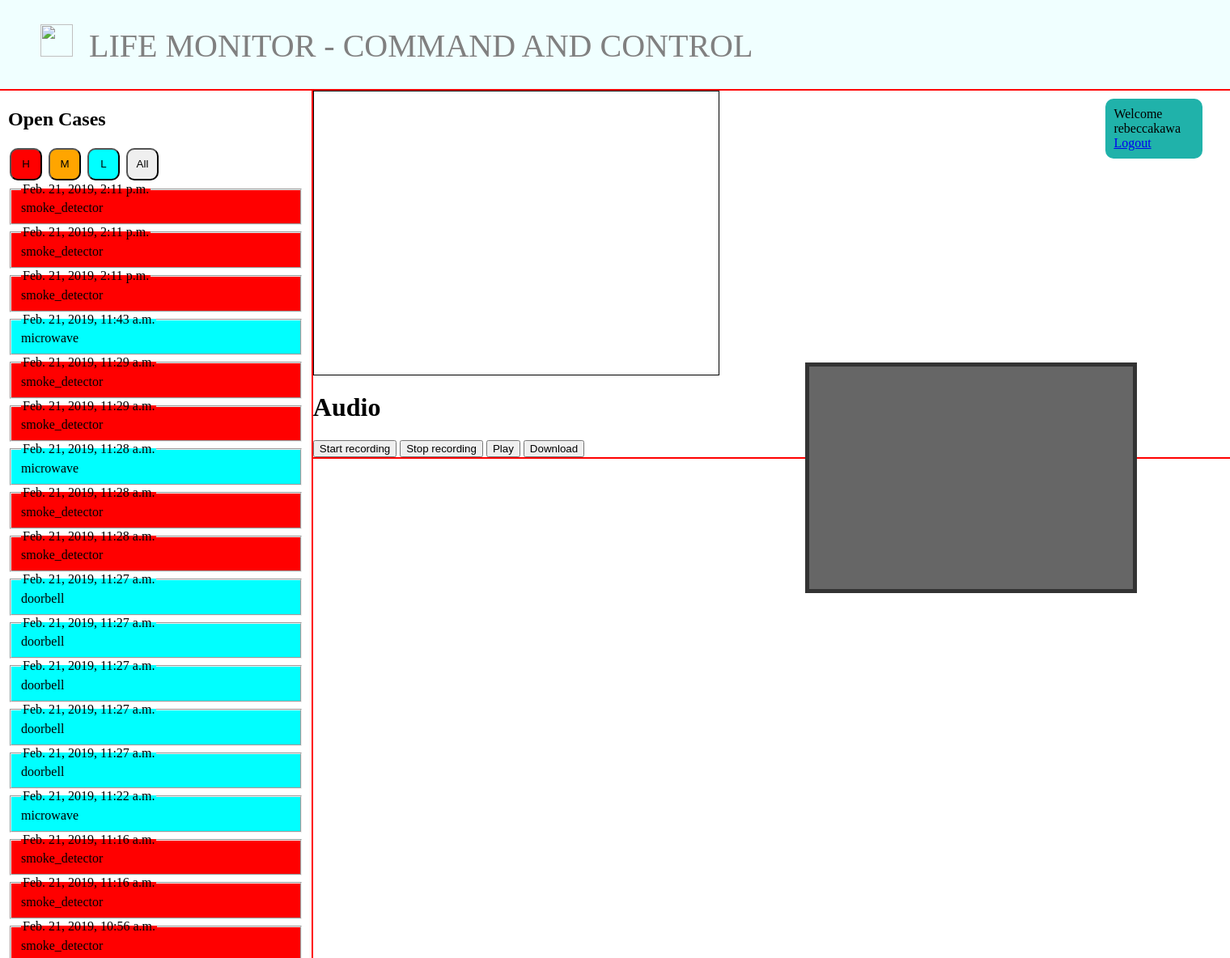
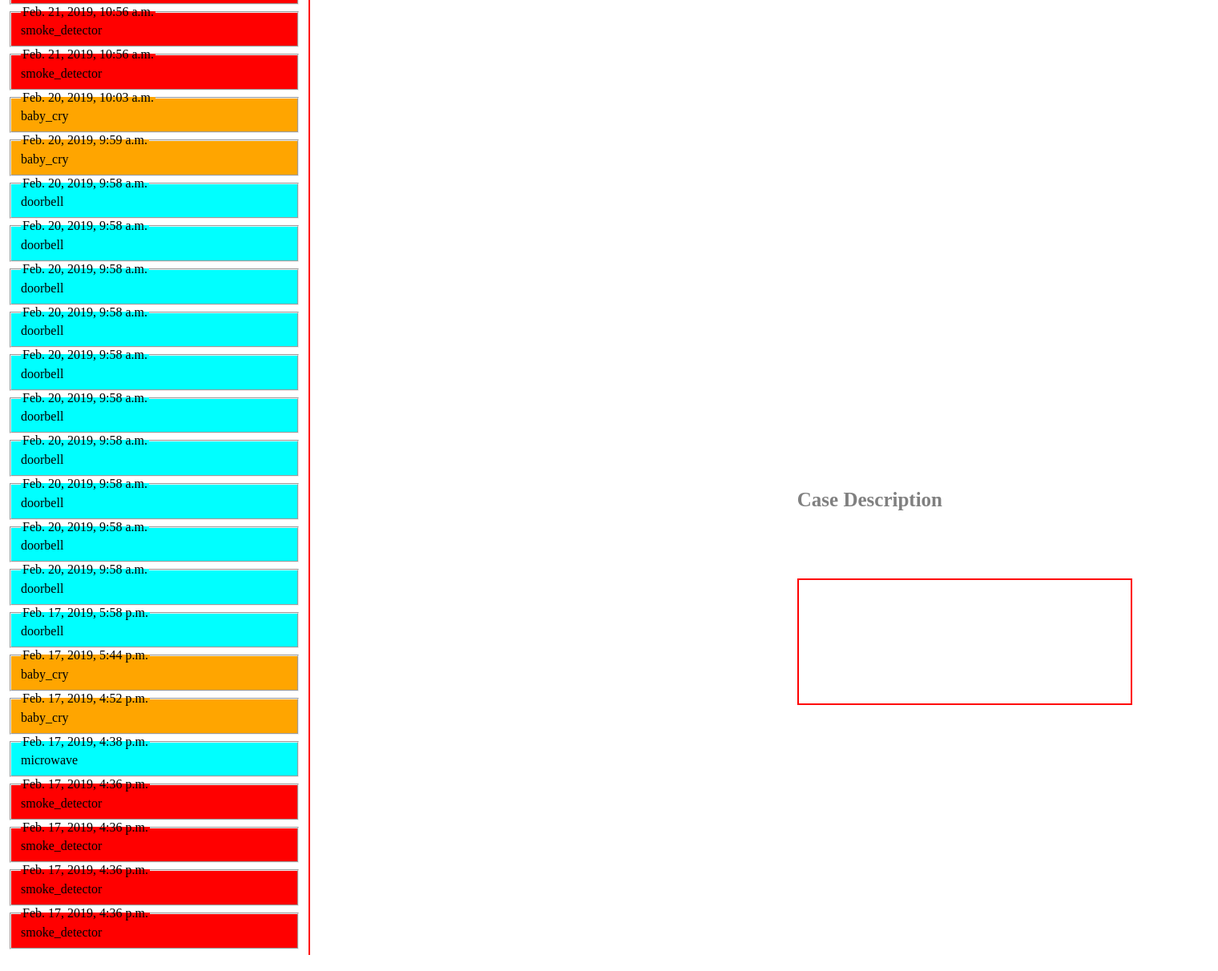
The app's page / (signed in) with its own data (2 pictures, top to bottom).
### asrt_app/models.py (models this page shows)
class Post(models.Model):
    event_type = models.CharField(max_length=100, null=False)
    date = models.DateTimeField(auto_now=True)
    cust_num = models.CharField(max_length=100, null=False)
    case_stat = models.CharField(max_length=100, null=False)
    case_num = models.AutoField(primary_key=True)
    address = models.CharField(max_length=1000, null=False)
    coordinates = models.CharField(max_length=1000, default=json.dumps([-73.985130, 40.758896]))

### asrt_app/views.py (the view)
# urls.py: path('', views.index, name='index'),
@csrf_exempt
def index(request):
    context = {}
    posts = Post.objects.order_by('-date')
    context['alerts'] = posts
    return render(request, 'asrt_app/index.html', context)

### asrt_app/templates/asrt_app/index.html (shortened to what this page needs)
{% extends 'asrt_app/base.html' %}
{% block content %}
    <div class="header"> <img id='heartbeat' src="https://www.eckerd.edu/wp-content/uploads/sites/38/2015/11/heartbeat-icon.png">LIFE MONITOR - COMMAND AND CONTROL </div>
    {% if user.is_authenticated %}
    <div class="container">
    <div class="openCases">
        <h2>Open Cases</h2>
        <button id="high" class='filterButtons' onclick="showHigh()">H</button>
        <button id="medium" class='filterButtons' onclick="showMedium()">M</button>
        <button id="low" class='filterButtons' onclick="showLow()">L</button>
        <button class='filterButtons' onclick="showAll()">All</button>
        {% for Post in alerts %}
        <fieldset value = {{ Post.case_num }} class="box" onclick="showDescription(this)">
            <legend class="date" >{{ Post.date }}</legend>
            <span class="event_type">{{ Post.event_type }}</span>
        </fieldset>
    {% empty %}
        <div class="empty">
            <p>No alerts...
            </p>
        </div>
{% endfor %}
    </div>
    <div class="content">
        <div class="userNameDiv">
            <div>Welcome</div>
            <div>{{ user.username }}</div>
            <a href="/accounts/logout">Logout</a>
        </div>
        <div class="map">
            <div id="carte"></div>
        </div>
        <div id="container">
            <video autoplay="true" id="videoElement">
            </video>
        </div>
        <h1>Audio</h1>
        <button id="startRecordingButton">Start recording</button>
        <button id="stopRecordingButton">Stop recording</button>
        <button id="playButton">Play</button>
        <button id="downloadButton">Download</button>
        <div class="caseDescription">
            <div id="caseTitle">Case Description</div>
            <div class="desContainer"></div>
        </div>
    </div>
    </div>
{% endif %}
{% endblock %}

### asrt_app/static/css/style.css (style rules this page uses)
body { height: 100%; width: 100%; margin:0; padding:0; }
.header { height: 20%; padding: 30px; margin: 0; background-color: #F0FFFF; font-size: 40px; border-bottom: 2px solid red; color: gray; }
#heartbeat { height: 40px; width: 40px; padding: 0 20px; }
.container { position: relative; }
.content { width: 100%; height: 80vh; position: absolute; display: inline-block; }
.openCases { border-right: 2px solid red; width: 24%; height: 80vh; padding: 2px 10px; padding-bottom: 20px; display: inline-block; overflow: auto; }
.filterButtons { height: 40px; width: 40px; margin: 2px; border-radius: 10px; }
#high { background-color: red; }
#medium { background-color: orange; }
#low { background-color: #00FFFF; }
.container h2 { background-color: white; }
.userNameDiv { background-color: #20B2AA; border-radius: 10px; padding: 10px; margin: 10px; width: 100px; height: auto; position: absolute; right: 27%; }
#carte { width: 500px; height: 350px; border: 1px solid black; }
#container { position: absolute; top: 15%; left: 40%; margin: 0px auto; width: 400px; height: 275px; border: 5px #333 solid; }
#videoElement { width: 400px; height: 275px; background-color: #666; }
.caseDescription { border-top: 2px solid red; }
.desContainer { height: 140px; width: 400px; position: absolute; left: 40%; top: 80%; margin-bottom: 0px; border: 2px solid red; padding: 7px; }
#caseTitle { position: absolute; left: 40%; top: 75%; font-size: 25px; font-weight: bold; color: grey; }

### records on screen
Post: {{ Post.case_num }} 139 (drawn), date "Feb. 21, 2019, 2:11 p.m.", event_type "smoke_detector"
Post: {{ Post.case_num }} 138 (drawn), date "Feb. 21, 2019, 2:11 p.m.", event_type "smoke_detector"
Post: {{ Post.case_num }} 137 (drawn), date "Feb. 21, 2019, 2:11 p.m.", event_type "smoke_detector"
Post: {{ Post.case_num }} 136 (drawn), date "Feb. 21, 2019, 11:43 a.m.", event_type "microwave"
Post: {{ Post.case_num }} 135 (drawn), date "Feb. 21, 2019, 11:29 a.m.", event_type "smoke_detector"
Post: {{ Post.case_num }} 134 (drawn), date "Feb. 21, 2019, 11:29 a.m.", event_type "smoke_detector"
Post: {{ Post.case_num }} 133 (drawn), date "Feb. 21, 2019, 11:28 a.m.", event_type "microwave"
Post: {{ Post.case_num }} 132 (drawn), date "Feb. 21, 2019, 11:28 a.m.", event_type "smoke_detector"
Post: {{ Post.case_num }} 131 (drawn), date "Feb. 21, 2019, 11:28 a.m.", event_type "smoke_detector"
Post: {{ Post.case_num }} 130 (drawn), date "Feb. 21, 2019, 11:27 a.m.", event_type "doorbell"
Post: {{ Post.case_num }} 129 (drawn), date "Feb. 21, 2019, 11:27 a.m.", event_type "doorbell"
Post: {{ Post.case_num }} 128 (drawn), date "Feb. 21, 2019, 11:27 a.m.", event_type "doorbell"
Post: {{ Post.case_num }} 127 (drawn), date "Feb. 21, 2019, 11:27 a.m.", event_type "doorbell"
Post: {{ Post.case_num }} 126 (drawn), date "Feb. 21, 2019, 11:27 a.m.", event_type "doorbell"
Post: {{ Post.case_num }} 125 (drawn), date "Feb. 21, 2019, 11:22 a.m.", event_type "microwave"
Post: {{ Post.case_num }} 124 (drawn), date "Feb. 21, 2019, 11:16 a.m.", event_type "smoke_detector"
Post: {{ Post.case_num }} 123 (drawn), date "Feb. 21, 2019, 11:16 a.m.", event_type "smoke_detector"
Post: {{ Post.case_num }} 122 (drawn), date "Feb. 21, 2019, 10:56 a.m.", event_type "smoke_detector"
Post: {{ Post.case_num }} 121 (drawn), date "Feb. 21, 2019, 10:56 a.m.", event_type "smoke_detector"
Post: {{ Post.case_num }} 120 (drawn), date "Feb. 21, 2019, 10:56 a.m.", event_type "smoke_detector"
Post: {{ Post.case_num }} 119 (drawn), date "Feb. 20, 2019, 10:03 a.m.", event_type "baby_cry"
Post: {{ Post.case_num }} 118 (drawn), date "Feb. 20, 2019, 9:59 a.m.", event_type "baby_cry"
Post: {{ Post.case_num }} 117 (drawn), date "Feb. 20, 2019, 9:58 a.m.", event_type "doorbell"
Post: {{ Post.case_num }} 116 (drawn), date "Feb. 20, 2019, 9:58 a.m.", event_type "doorbell"
Post: {{ Post.case_num }} 115 (drawn), date "Feb. 20, 2019, 9:58 a.m.", event_type "doorbell"
Post: {{ Post.case_num }} 114 (drawn), date "Feb. 20, 2019, 9:58 a.m.", event_type "doorbell"
Post: {{ Post.case_num }} 113 (drawn), date "Feb. 20, 2019, 9:58 a.m.", event_type "doorbell"
Post: {{ Post.case_num }} 112 (drawn), date "Feb. 20, 2019, 9:58 a.m.", event_type "doorbell"
Post: {{ Post.case_num }} 111 (drawn), date "Feb. 20, 2019, 9:58 a.m.", event_type "doorbell"
Post: {{ Post.case_num }} 110 (drawn), date "Feb. 20, 2019, 9:58 a.m.", event_type "doorbell"
Post: {{ Post.case_num }} 109 (drawn), date "Feb. 20, 2019, 9:58 a.m.", event_type "doorbell"
Post: {{ Post.case_num }} 108 (drawn), date "Feb. 20, 2019, 9:58 a.m.", event_type "doorbell"
Post: {{ Post.case_num }} 107 (drawn), date "Feb. 17, 2019, 5:58 p.m.", event_type "doorbell"
Post: {{ Post.case_num }} 106 (drawn), date "Feb. 17, 2019, 5:44 p.m.", event_type "baby_cry"
Post: {{ Post.case_num }} 105 (drawn), date "Feb. 17, 2019, 4:52 p.m.", event_type "baby_cry"
Post: {{ Post.case_num }} 104 (drawn), date "Feb. 17, 2019, 4:38 p.m.", event_type "microwave"
Post: {{ Post.case_num }} 103 (drawn), date "Feb. 17, 2019, 4:36 p.m.", event_type "smoke_detector"
Post: {{ Post.case_num }} 102 (drawn), date "Feb. 17, 2019, 4:36 p.m.", event_type "smoke_detector"
Post: {{ Post.case_num }} 101 (drawn), date "Feb. 17, 2019, 4:36 p.m.", event_type "smoke_detector"
Post: {{ Post.case_num }} 100 (drawn), date "Feb. 17, 2019, 4:36 p.m.", event_type "smoke_detector"

### other values on screen
{{ user.username }} "rebeccakawa"
